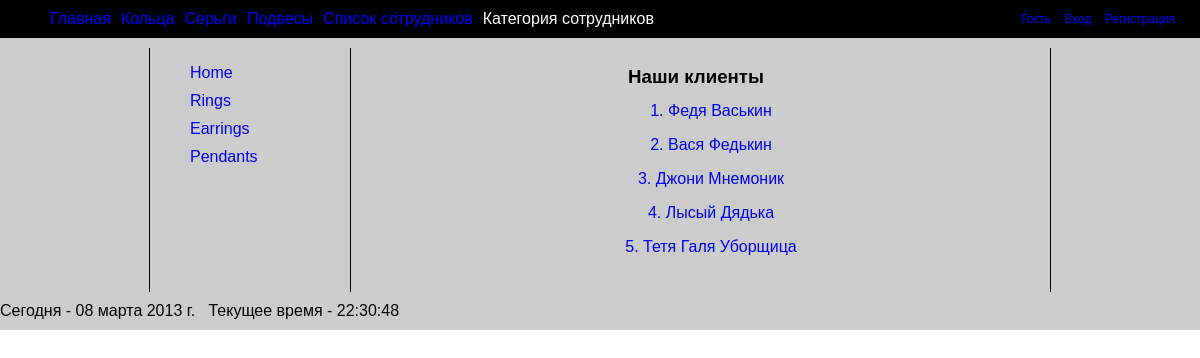
The app's page /employees_group_view/employees_group_list/3/ with its own data.
### myjeweler/apps/employees/models.py (models this page shows, shortened)
class Group(models.Model):
	name = models.CharField(max_length = 30)

class Employee(models.Model):
	group = models.ForeignKey(Group)
	first_name = models.CharField(max_length = 30)
	last_name = models.CharField(max_length = 30)
	skype = models.CharField(max_length = 255, blank = True, null = True)
	email = models.EmailField(max_length = 255, blank = True, null = True)
	github = models.URLField(max_length = 255, blank = True, null = True)
	cell = models.CharField(max_length = 15, blank = True, null = True)

### myjeweler/apps/employees/views.py (the view)
# urls.py: url(r'^employees_group_list/(?P<id>\d+)/$', 'employees_group_list', name = 'employees_group_list'),
def employees_group_list(request, id):
	group = get_object_or_404(Group, id=id)
	employees = Employee.objects.filter(group = group)
	return render(request, "employees_item.html",
		{'employees': employees,
		'group': group})

### myjeweler/templates/employees_item.html
{% extends "employees.html" %}
{% block employee_class %} class="active" {% endblock %}
{% block content %}
		<h3>{{ group.name }}</h3>
		{% for employee in employees %}
			<ul>
				<li><a href="/employees_group_view/{{ employee.id }}">{{ forloop.counter }}. {{ employee.first_name }} {{ employee.last_name }}</a></li>
			</ul>
		{% endfor %}
{% endblock content %}

### myjeweler/static/css/all.css (style rules this page uses)
body { font: 16px/18px Arial, Helvetica, sans-serif; padding: 0; margin: 0; }
.content a { text-decoration: none; }
.content li { list-style: none; }
h3 { margin: 0 0 10px 10px; }

### records on screen
Group: name "Наши клиенты"
Employee: first_name "Федя", last_name "Васькин"
Employee: first_name "Вася", last_name "Федькин"
Employee: first_name "Джони", last_name "Мнемоник"
Employee: first_name "Лысый", last_name "Дядька"
Employee: first_name "Тетя Галя", last_name "Уборщица"
